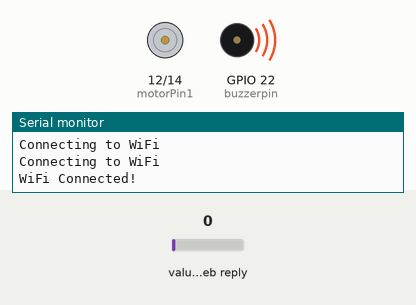
Recording of a sketch running on a simulated ESP32. On the bench: motor-driver pin pairs drawn as motors (green arrow = first pin HIGH = forward, orange = second pin HIGH = backward, longer = more drive), buzzer (waves = sounding, pin HIGH), the last lines printed to the serial monitor. Inputs (shaded band) come from the test bench; at power-on: value in the web reply 0. WiFi joins after 1.5 s; servers stay silent unless stated; web services answer with replies made up by the test bench.

Above: at 3.2 s.
3.3 s: value in the web reply set to 78
7.8 s: value in the web reply set to 81
At 11.6 s:
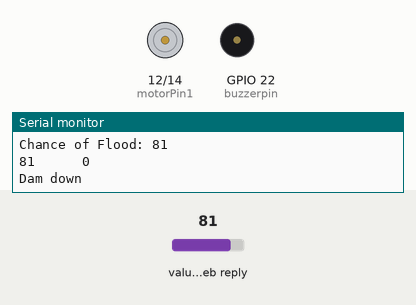
At 16.8 s:
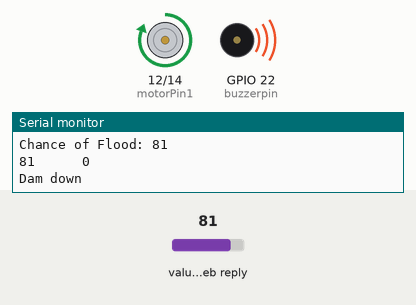
Timing chart, 0 to 18.3 s (numbered marks = the images above; inputs shaded):
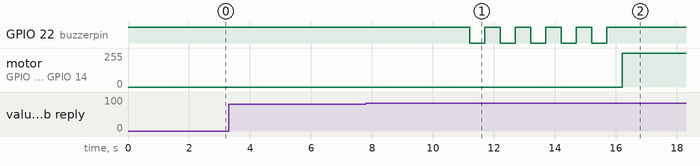

Measured:
- the behaviour switches between 79 and 80 on value in the web reply (found by bisection; images 0 and 1)
- after the input at 7.8 s, GPIO 22 (buzzerpin): alternates HIGH for 0.50 s and LOW for 0.50 s, 10 changes in all, then stays HIGH, starting after 3.4 s; motor on GPIO 12 (motorPin1) / GPIO 14 (motorPin2): stopped → forward 255/255 after 8.4 s

The sketch:

espD.ino
```cpp
#include <WiFi.h>
#include "ThingSpeak.h"

// const char* ssid = "iPhone_atp";
// const char* pass = "1 2 3 4 5 6 7";
const char *ssid = "Redmi Note 11T 5G";
const char *pass = "AshwinsRedmi1221";
const int buzzerpin = 22;
const int motorPin1 = 12;
const int motorPin2 = 14;
long writeChannelID = 2151430;
const char *writeAPIKey = "YSQDHI1PZ3YPFENE";
WiFiClient client;
float avg = 0;
int statusCode = 0;
int field[8] = {1, 2, 3, 4, 5, 6, 7, 8};
int damstate, damstateretain;
int motorturned = 0;

void setup()
{
  Serial.begin(9600);
  pinMode(buzzerpin, OUTPUT);
  digitalWrite(buzzerpin, HIGH);
  pinMode(motorPin1, OUTPUT);
  pinMode(motorPin2, OUTPUT);
  WiFi.mode(WIFI_STA);
  WiFi.begin(ssid, pass);
  while (WiFi.status() != WL_CONNECTED)
  {
    Serial.println("Connecting to WiFi");
    delay(1000);
  }
  Serial.println("WiFi Connected!");
  ThingSpeak.begin(client);
}

void loop()
{
  digitalWrite(buzzerpin, HIGH);
  int damstate = ThingSpeak.readFloatField(writeChannelID, 8);
  delay(2000);
  Serial.print("Chance of Flood: ");
  Serial.println(damstate);

  Serial.print(damstate);
  Serial.print("      ");
  Serial.println(motorturned);
  if (damstate >= 80)
  {
    Serial.println("Dam down");
    for (int i = 0; i < 5; ++i)
    {
      digitalWrite(buzzerpin, LOW);
      delay(500);
      digitalWrite(buzzerpin, HIGH);
      delay(500);
    }
    if (motorturned != 1)
    {
      digitalWrite(motorPin1, HIGH);
      digitalWrite(motorPin2, LOW);
      delay(10000);
      motorturned = 1;
    }
    digitalWrite(motorPin2, LOW);
    digitalWrite(motorPin1, LOW);
    delay(5000);
  }
  else
  {
    Serial.println("Should Go up");
    digitalWrite(buzzerpin, HIGH);
    if (motorturned != 0)
    {
      Serial.println("whytf");
      digitalWrite(motorPin1, LOW);
      digitalWrite(motorPin2, HIGH);
      delay(10000);
      motorturned = 0;
    }
    digitalWrite(motorPin2, LOW);
    digitalWrite(motorPin1, LOW);
  }
}
```
